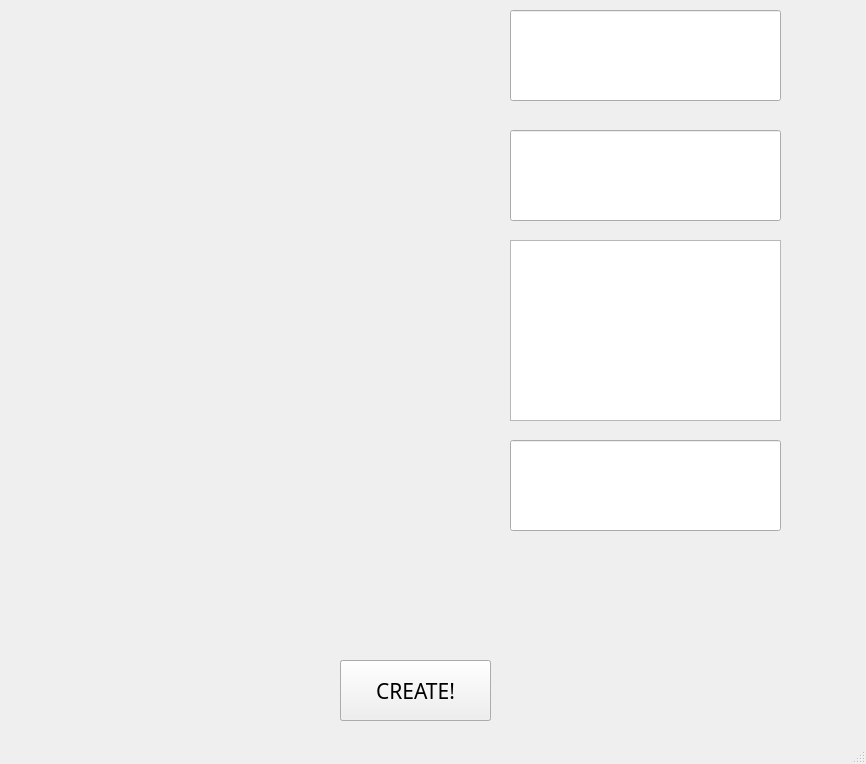
<?xml version="1.0" encoding="UTF-8"?>
<ui version="4.0">
 <class>MainWindow</class>
 <widget class="QMainWindow" name="MainWindow">
  <property name="geometry">
   <rect>
    <x>0</x>
    <y>0</y>
    <width>866</width>
    <height>764</height>
   </rect>
  </property>
  <property name="windowTitle">
   <string>MainWindow</string>
  </property>
  <widget class="QWidget" name="centralwidget">
   <widget class="QLabel" name="label_rec">
    <property name="geometry">
     <rect>
      <x>120</x>
      <y>20</y>
      <width>291</width>
      <height>81</height>
     </rect>
    </property>
    <property name="text">
     <string>&lt;html&gt;&lt;head/&gt;&lt;body&gt;&lt;p&gt;&lt;br/&gt;&lt;/p&gt;&lt;/body&gt;&lt;/html&gt;</string>
    </property>
   </widget>
   <widget class="QLabel" name="label_congr">
    <property name="geometry">
     <rect>
      <x>120</x>
      <y>250</y>
      <width>291</width>
      <height>81</height>
     </rect>
    </property>
    <property name="text">
     <string/>
    </property>
   </widget>
   <widget class="QLineEdit" name="lineEdit">
    <property name="geometry">
     <rect>
      <x>510</x>
      <y>10</y>
      <width>271</width>
      <height>91</height>
     </rect>
    </property>
    <property name="font">
     <font>
      <family>MV Boli</family>
      <pointsize>28</pointsize>
     </font>
    </property>
   </widget>
   <widget class="QLineEdit" name="lineEdit_2">
    <property name="geometry">
     <rect>
      <x>510</x>
      <y>130</y>
      <width>271</width>
      <height>91</height>
     </rect>
    </property>
    <property name="font">
     <font>
      <family>MV Boli</family>
      <pointsize>28</pointsize>
     </font>
    </property>
    <property name="toolTipDuration">
     <number>-1</number>
    </property>
   </widget>
   <widget class="QTextEdit" name="textEdit">
    <property name="geometry">
     <rect>
      <x>510</x>
      <y>240</y>
      <width>271</width>
      <height>181</height>
     </rect>
    </property>
    <property name="font">
     <font>
      <family>MV Boli</family>
      <pointsize>18</pointsize>
     </font>
    </property>
   </widget>
   <widget class="QPushButton" name="pushButton">
    <property name="geometry">
     <rect>
      <x>340</x>
      <y>660</y>
      <width>151</width>
      <height>61</height>
     </rect>
    </property>
    <property name="font">
     <font>
      <family>Microsoft YaHei UI Light</family>
      <pointsize>16</pointsize>
      <underline>false</underline>
     </font>
    </property>
    <property name="cursor">
     <cursorShape>PointingHandCursor</cursorShape>
    </property>
    <property name="styleSheet">
     <string notr="true"/>
    </property>
    <property name="text">
     <string>CREATE!</string>
    </property>
   </widget>
   <widget class="QLabel" name="error_lab">
    <property name="geometry">
     <rect>
      <x>50</x>
      <y>560</y>
      <width>731</width>
      <height>71</height>
     </rect>
    </property>
    <property name="font">
     <font>
      <family>MV Boli</family>
      <pointsize>26</pointsize>
     </font>
    </property>
    <property name="text">
     <string/>
    </property>
   </widget>
   <widget class="QLabel" name="label_save">
    <property name="geometry">
     <rect>
      <x>120</x>
      <y>410</y>
      <width>291</width>
      <height>81</height>
     </rect>
    </property>
    <property name="text">
     <string/>
    </property>
   </widget>
   <widget class="QLineEdit" name="lineEdit_3">
    <property name="geometry">
     <rect>
      <x>510</x>
      <y>440</y>
      <width>271</width>
      <height>91</height>
     </rect>
    </property>
    <property name="font">
     <font>
      <family>MV Boli</family>
      <pointsize>28</pointsize>
     </font>
    </property>
    <property name="toolTipDuration">
     <number>-1</number>
    </property>
   </widget>
   <widget class="QLabel" name="label_send">
    <property name="geometry">
     <rect>
      <x>120</x>
      <y>130</y>
      <width>291</width>
      <height>81</height>
     </rect>
    </property>
    <property name="text">
     <string/>
    </property>
   </widget>
   <widget class="QPushButton" name="pushButton_show">
    <property name="geometry">
     <rect>
      <x>340</x>
      <y>660</y>
      <width>151</width>
      <height>61</height>
     </rect>
    </property>
    <property name="font">
     <font>
      <family>Microsoft YaHei UI Light</family>
      <pointsize>16</pointsize>
      <underline>false</underline>
     </font>
    </property>
    <property name="cursor">
     <cursorShape>PointingHandCursor</cursorShape>
    </property>
    <property name="styleSheet">
     <string notr="true"/>
    </property>
    <property name="text">
     <string>see it</string>
    </property>
   </widget>
   <zorder>pushButton_show</zorder>
   <zorder>label_rec</zorder>
   <zorder>label_congr</zorder>
   <zorder>lineEdit</zorder>
   <zorder>lineEdit_2</zorder>
   <zorder>textEdit</zorder>
   <zorder>pushButton</zorder>
   <zorder>error_lab</zorder>
   <zorder>label_save</zorder>
   <zorder>lineEdit_3</zorder>
   <zorder>label_send</zorder>
  </widget>
  <widget class="QMenuBar" name="menubar">
   <property name="geometry">
    <rect>
     <x>0</x>
     <y>0</y>
     <width>866</width>
     <height>21</height>
    </rect>
   </property>
  </widget>
  <widget class="QStatusBar" name="statusbar"/>
 </widget>
 <resources/>
 <connections/>
</ui>
